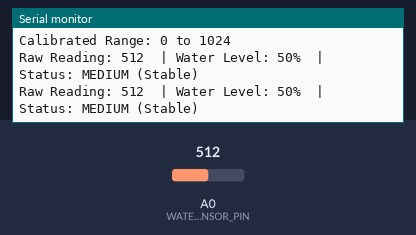
Bench run of a sketch on a simulated Arduino Uno, built with avr-gcc and run on an emulated ATmega328P. On the bench: the last lines printed to the serial monitor. The inputs (shaded band) are chosen by the test bench; at power-on: A0 (WATER_SENSOR_PIN) = 512.

Above: at 1.8 s.
1.9 s: A0 (WATER_SENSOR_PIN) set to 334
At 2.9 s:
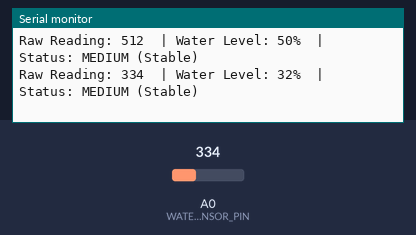
3.4 s: A0 (WATER_SENSOR_PIN) set to 310
At 4.9 s:
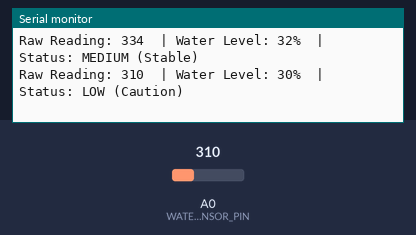
6.5 s: A0 (WATER_SENSOR_PIN) set to 12
At 7.8 s:
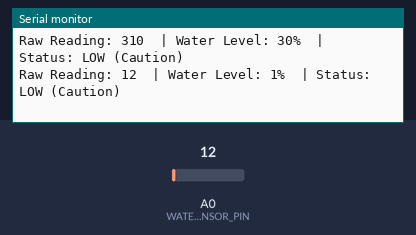
8.0 s: A0 (WATER_SENSOR_PIN) set to 9
At 8.9 s:
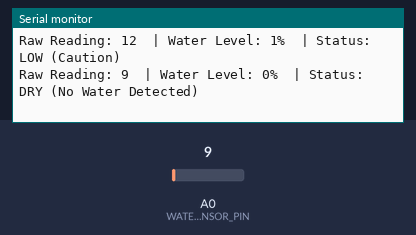

The sketch:

WaterSensor.ino
```cpp
// Define the analog pin connected to the sensor's AO (Analog Output) pin.
const int WATER_SENSOR_PIN = A0;


const int SENSOR_MIN_VALUE = 0;   // Analog reading when sensor is completely dry (0 is common)
const int SENSOR_MAX_VALUE = 1024; // Analog reading when sensor is fully submerged (1024 is max for 10-bit ADC)

void setup() {
  // Initialize serial communication for monitoring
  Serial.begin(9600);
  Serial.println("\n--- Water Level Monitoring System ---");
  Serial.println("Calibrated Range: " + String(SENSOR_MIN_VALUE) + " to " + String(SENSOR_MAX_VALUE));
}

void loop() {
  // 1. Read the raw analog value from the sensor
  int rawValue = analogRead(WATER_SENSOR_PIN);

  // 2. Map the raw reading to a percentage (0% to 100%)
  // constrain() ensures the raw value is within the MIN/MAX range before mapping
  int constrainedValue = constrain(rawValue, SENSOR_MIN_VALUE, SENSOR_MAX_VALUE);
  int waterLevelPercent = map(constrainedValue, SENSOR_MIN_VALUE, SENSOR_MAX_VALUE, 0, 100);

  // 3. Determine the water level status based on the percentage
  String status;
  if (waterLevelPercent == 0) {
    status = "DRY (No Water Detected)";
  } else if (waterLevelPercent > 0 && waterLevelPercent <= 30) {
    status = "LOW (Caution)";
  } else if (waterLevelPercent > 30 && waterLevelPercent <= 75) {
    status = "MEDIUM (Stable)";
  } else {
    status = "HIGH (Full)";
  }

  // 4. Print the results to the Serial Monitor
  Serial.print("Raw Reading: ");
  Serial.print(rawValue);

  Serial.print("\t| Water Level: ");
  Serial.print(waterLevelPercent);
  Serial.print("%");

  Serial.print("\t| Status: ");
  Serial.println(status);

  // Wait before the next reading
  delay(1000);
}
```

Measured:
- the behaviour switches between 318 and 317 on A0 (WATER_SENSOR_PIN) (found by bisection; images 1 and 2)
- the behaviour switches between 11 and 10 on A0 (WATER_SENSOR_PIN) (found by bisection; images 3 and 4)
- after the input at 1.9 s, the serial monitor: prints a new line after 0.17 s (image 1)
- after the input at 3.4 s, the serial monitor: prints a new line after 0.67 s (image 2)
- after the input at 6.5 s, the serial monitor: prints a new line after 0.58 s (image 3)
- after the input at 8.0 s, the serial monitor: prints a new line after 0.08 s (image 4)
